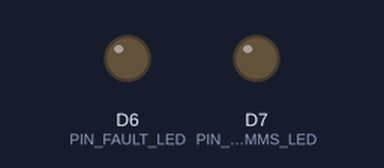
This sketch was run on a simulated ESP8266 (NodeMCU). On the bench: output pins drawn as LEDs (lit = HIGH).

Above: at 1.0 s.
At 2.5 s:
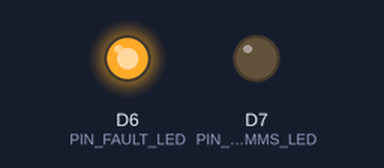
At 3.5 s:
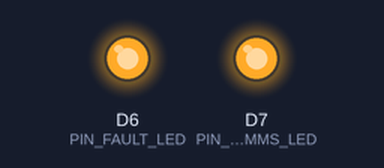
Timing chart, 0 to 5.2 s (numbered marks = the images above):
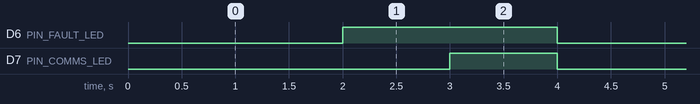

The sketch:

led_test.ino
```cpp
#define PIN_FAULT_LED D6
#define PIN_COMMS_LED D7

void setup()
{
        pinMode(PIN_FAULT_LED,OUTPUT);
        pinMode(PIN_COMMS_LED,OUTPUT);
}

void loop()
{
        digitalWrite(PIN_FAULT_LED, LOW);
        digitalWrite(PIN_COMMS_LED, LOW);
        delay(2000);
        digitalWrite(PIN_FAULT_LED, HIGH);
        delay(1000);
        digitalWrite(PIN_COMMS_LED, HIGH);
        delay(1000);
}
```

Measured:
- by itself, D6 (PIN_FAULT_LED): alternates HIGH for 2.0 s and LOW for 2.0 s
- by itself, D7 (PIN_COMMS_LED): alternates HIGH for 1.0 s and LOW for 3.0 s
- by itself, everything shown: repeats every 4.0 s, in 3 steps
